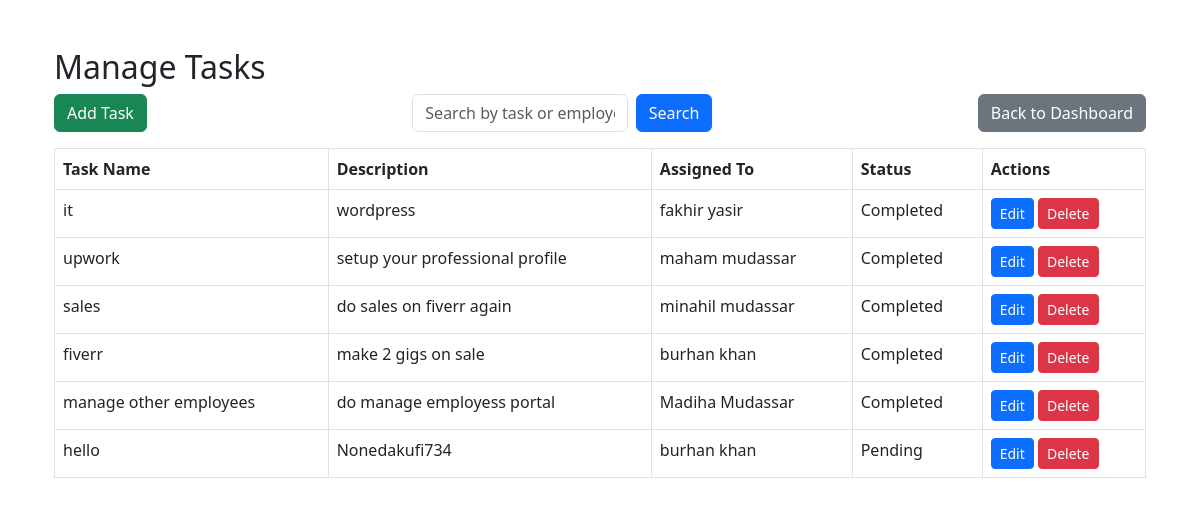
The page /tasks/ on the database as committed earlier.
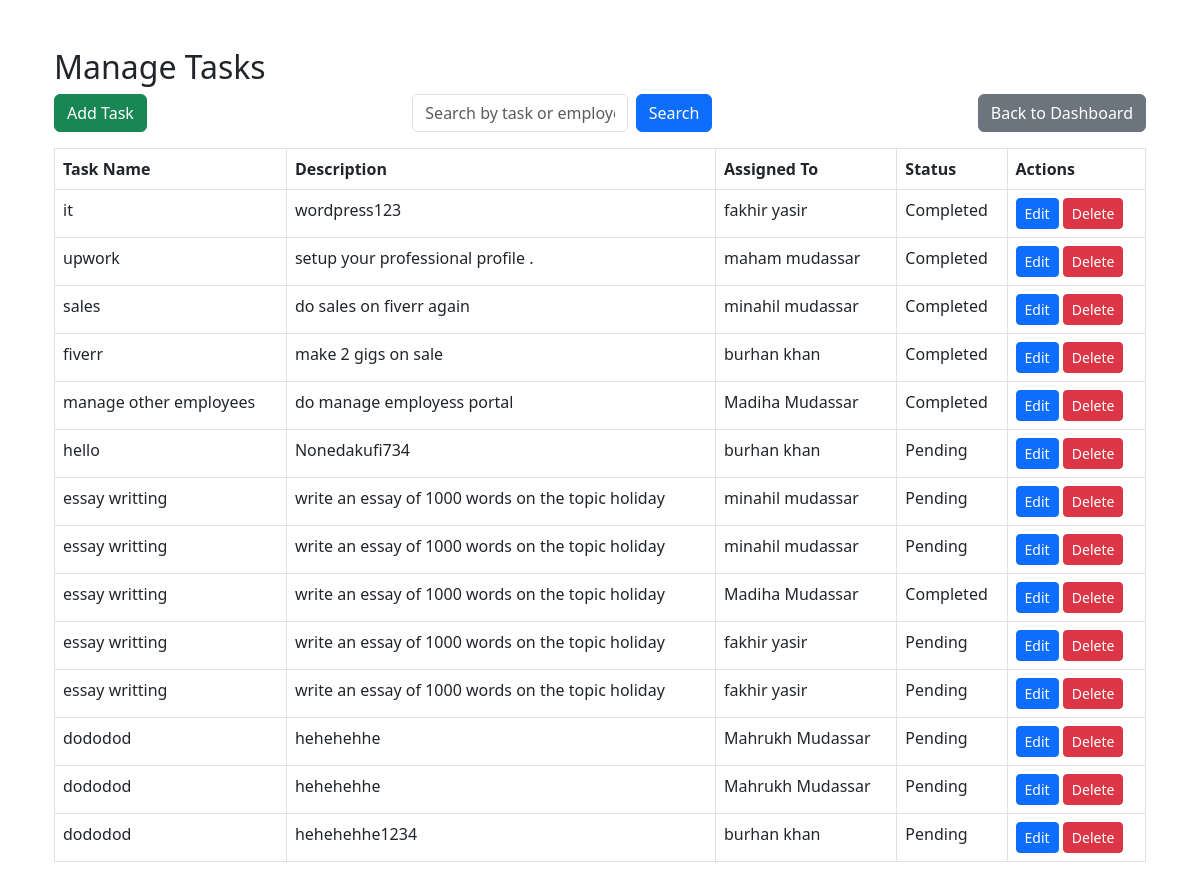
The same page on the database as committed later.
### employee_management/models.py (models this page shows, shortened)
class Task(models.Model):
    name = models.CharField(max_length=255, default='')
    description = models.TextField()
    assigned_to = models.ForeignKey(Employee, on_delete=models.CASCADE)
    status = models.CharField(max_length=20, choices=[('Pending', 'Pending'), ('Completed', 'Completed')], default='Pending')

class Employee(models.Model):
    user = models.OneToOneField(User, on_delete=models.CASCADE)
    designation = models.CharField(max_length=100)
    salary = models.DecimalField(max_digits=10, decimal_places=2)

### employee_management/views.py (the view)
# urls.py: path('tasks/', views.task_list, name='task_list'),
def task_list(request):
    query = request.GET.get('q')
    if query:
        tasks = Task.objects.filter(
            Q(name__icontains=query) |
            Q(assigned_to__user__first_name__icontains=query) |
            Q(assigned_to__user__last_name__icontains=query)
        )
    else:
        tasks = Task.objects.all()
    return render(request, 'task_list.html', {'tasks': tasks})

### employee_management/templates/task_list.html
{% extends 'base.html' %}
{% block content %}
<div class="container mt-5">
    <h2>Manage Tasks</h2>
    <div class="mb-3 d-flex justify-content-between">
        <div class="d-flex gap-2">
            <a href="{% url 'add_task' %}" class="btn btn-success">Add Task</a>
        </div>
        <form method="GET" class="d-flex" style="max-width: 300px;">
            <input type="text" name="q" class="form-control me-2" placeholder="Search by task or employee name" value="{{ request.GET.q }}">
            <button type="submit" class="btn btn-primary">Search</button>
        </form>
        <div>
            <a href="{% url 'admin_dashboard' %}" class="btn btn-secondary">Back to Dashboard</a>
        </div>
    </div>
    <table class="table table-bordered">
        <thead>
            <tr>
                <th>Task Name</th>
                <th>Description</th>
                <th>Assigned To</th>
                <th>Status</th>
                <th>Actions</th>
            </tr>
        </thead>
        <tbody>
            {% if tasks %}
                {% for task in tasks %}
                <tr>
                    <td>{{ task.name }}</td>
                    <td>{{ task.description }}</td>
                    <td>{{ task.assigned_to.user.get_full_name }}</td>
                    <td>{{ task.status }}</td>
                    <td>
                        <a href="{% url 'edit_task' task.id %}" class="btn btn-sm btn-primary">Edit</a>
                        <a href="{% url 'delete_task' task.id %}" class="btn btn-sm btn-danger" onclick="return confirm('Are you sure you want to delete this task?');">Delete</a>
                    </td>
                </tr>
                {% endfor %}
            {% else %}
                <tr>
                    <td colspan="5" class="text-center">No tasks found matching your search.</td>
                </tr>
            {% endif %}
        </tbody>
    </table>
</div>
{% endblock %}

### employee_management/templates/base.html (shortened to what this page needs)
<!DOCTYPE html>
<html lang="en">
<head>
    <link href="https://cdn.jsdelivr.net/npm/bootstrap@5.3.0/dist/css/bootstrap.min.css" rel="stylesheet">
</head>
<body>
    <div class="container mt-5">
        {% block content %}{% endblock %}
    </div>
</body>
</html>

Rows that differ between the two databases and show on the page:
changed Task "it": description "wordpress" → "wordpress123"
changed Task "upwork": description "setup your professional profile" → "setup your professional profile ."
added Task: name "essay writting", description "write an essay of 1000 words on the topic holiday", assigned_to.user.get_full_name "minahil mudassar", status "Pending"
added Task: name "essay writting", description "write an essay of 1000 words on the topic holiday", assigned_to.user.get_full_name "minahil mudassar", status "Pending"
added Task: name "essay writting", description "write an essay of 1000 words on the topic holiday", assigned_to.user.get_full_name "Madiha Mudassar", status "Completed"
added Task: name "essay writting", description "write an essay of 1000 words on the topic holiday", assigned_to.user.get_full_name "fakhir yasir", status "Pending"
added Task: name "essay writting", description "write an essay of 1000 words on the topic holiday", assigned_to.user.get_full_name "fakhir yasir", status "Pending"
added Task: name "dododod", description "hehehehhe", assigned_to.user.get_full_name "Mahrukh Mudassar", status "Pending"
added Task: name "dododod", description "hehehehhe", assigned_to.user.get_full_name "Mahrukh Mudassar", status "Pending"
added Task: name "dododod", description "hehehehhe1234", assigned_to.user.get_full_name "burhan khan", status "Pending"
